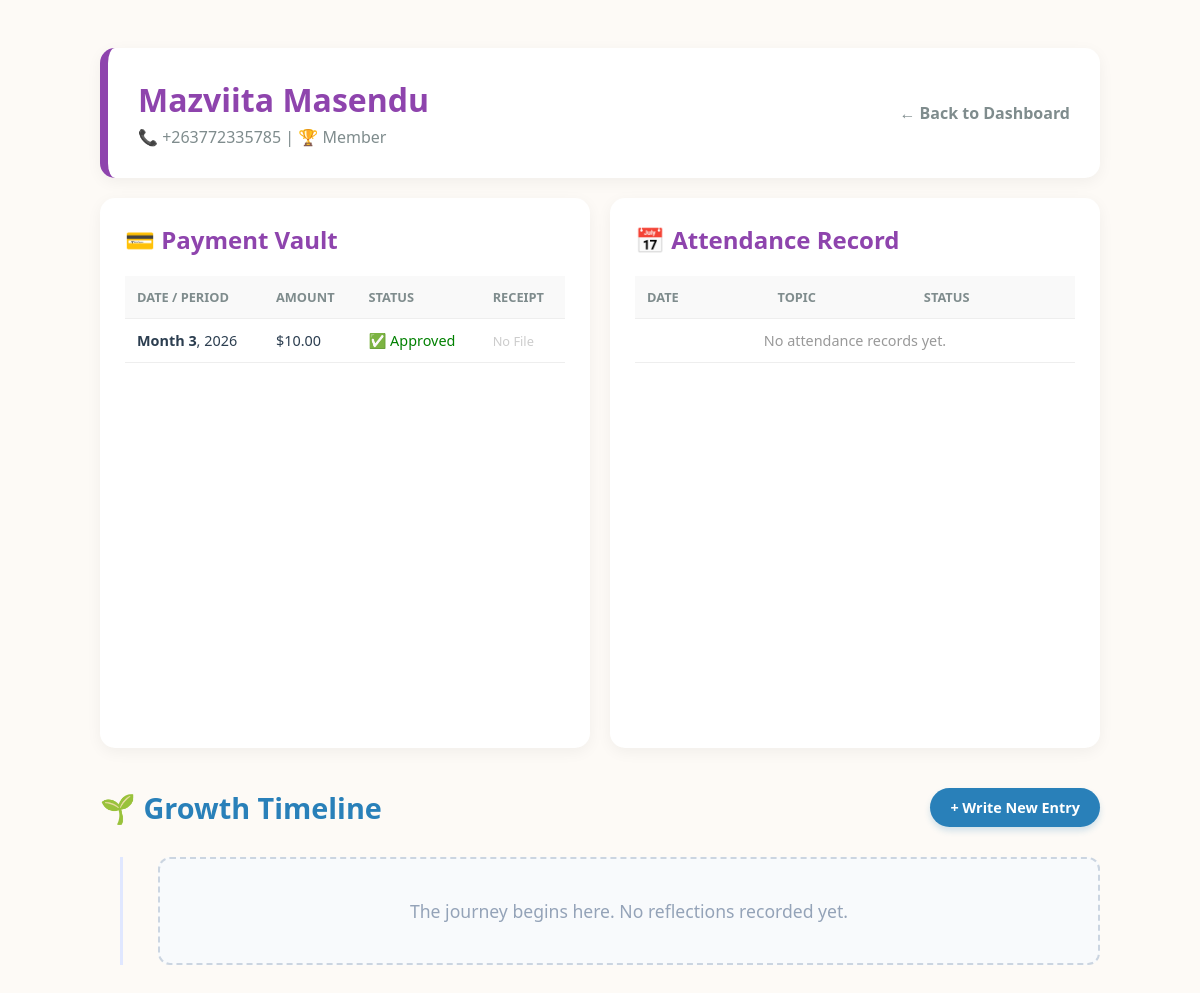
The page /member/5/ on the database its author committed.
### tracker/models.py (models this page shows, shortened)
class Member(models.Model):
    ROLE_CHOICES = [
        ("admin", "Admin"),
        ("member", "Member"),
    ]
    group = models.ForeignKey(
        Group, on_delete=models.CASCADE, related_name="members", null=True
    )
    is_exempt_from_paying = models.BooleanField(
        default=False,
        help_text="Check this for supervisors like Sis Trudy so they don't show as owing money.",
    )
    date_of_birth = models.DateField(blank=True, null=True)
    first_name = models.CharField(max_length=50)
    last_name = models.CharField(max_length=50)
    is_student = models.BooleanField(default=True, help_text="Uncheck this for Supervisors/Facilitators")
    phone_number = models.CharField(
        max_length=20, unique=True, help_text="WhatsApp number format: +263..."
    )
    role = models.CharField(max_length=10, choices=ROLE_CHOICES, default="member")
    is_active = models.BooleanField(default=True)

class Payment(models.Model):
    STATUS_CHOICES = [
        ("pending", "Pending"),
        ("approved", "Approved"),
        ("rejected", "Rejected"),
    ]
    MONTH_CHOICES = [
        (1, "January"),
        (2, "February"),
        (3, "March"),
        (4, "April"),
        (5, "May"),
        (6, "June"),
        (7, "July"),
        (8, "August"),
        (9, "September"),
        (10, "October"),
        (11, "November"),
        (12, "December"),
    ]
    METHOD_CHOICES = [
        ("bank", "Bank Transfer"),
        ("ecocash", "EcoCash"),
        ("physical", "Physical Cash / Receipt"),
    ]
    member = models.ForeignKey(
        "Member", on_delete=models.CASCADE, related_name="payments"
    )
    amount = models.DecimalField(max_digits=5, decimal_places=2, default=10.00)
    month = models.IntegerField(choices=MONTH_CHOICES)
    year = models.IntegerField(default=timezone.now().year)
    payment_method = models.CharField(
        max_length=15, choices=METHOD_CHOICES, default="bank"
    )
    receipt_image = models.ImageField(upload_to="receipts/%Y/%m/")
    status = models.CharField(max_length=10, choices=STATUS_CHOICES, default="pending")
    uploaded_at = models.DateTimeField(auto_now_add=True)
    admin_notes = models.CharField(max_length=255, blank=True, null=True)
    receipt_file = models.FileField(upload_to="receipts/", blank=True, null=True)
    class Meta:
        unique_together = ["member", "month", "year"]
        ordering = ["-uploaded_at"]
    receipt_hash = models.CharField(max_length=64, blank=True, null=True, unique=True)
    transaction_id = models.CharField(
        max_length=100,
        blank=True,
        null=True,
        help_text="Bank reference, EcoCash transaction ID, or receipt number",
    )

### tracker/views.py (the view)
# urls.py: path("member/<int:member_id>/", views.member_detail, name="member_detail"),
def member_detail(request, member_id):
    member = get_object_or_404(Member, id=member_id)
    attendances = Attendance.objects.filter(member=member).order_by("-meeting__date")
    payments = Payment.objects.filter(member=member).order_by("-year", "-month")
    reflections = (
        LessonReflection.objects.filter(member=member)
        .select_related("meeting__topic")
        .order_by("-meeting__date")
    )
    return render(
        request,
        "tracker/member_detail.html",
        {
            "member": member,
            "attendances": attendances,
            "payments": payments,
            "reflections": reflections,  # 👈 Make sure to pass it here!
        },
    )

### tracker/templates/tracker/member_detail.html (shortened to what this page needs)
<!DOCTYPE html>
<html lang="en">
<head>
</head>
<body>
<div class="profile-container">
    <div class="header-card">
        <div>
            <h1 style="margin: 0; color: var(--roots-purple);">{{ member.first_name }} {{ member.last_name }}</h1>
            <p style="margin: 5px 0 0 0; color: #7f8c8d;">📞 {{ member.phone_number }} | 🏆 {{ member.get_role_display|default:"Member" }}</p>
        </div>
        <a href="{% url 'dashboard' %}" style="text-decoration: none; color: #7f8c8d; font-weight: bold;">← Back to Dashboard</a>
    </div>
    <div class="grid-container">
        <div class="data-card">
            <h2 style="color: var(--roots-purple); margin-top: 0;">💳 Payment Vault</h2>
            <table>
                <thead>
                    <tr>
                        <th>Date / Period</th>
                        <th>Amount</th>
                        <th>Status</th>
                        <th>Receipt</th>
                    </tr>
                </thead>
                <tbody>
                    {% for payment in payments %}
                    <tr>
                        <td><strong>Month {{ payment.month }}</strong>, {{ payment.year }}</td>
                        <td>${{ payment.amount }}</td>
                        <td>
                            {% if payment.status == 'approved' %}
                                <span style="color: green;">✅ Approved</span>
                            {% else %}
                                <span style="color: orange;">⏳ Pending</span>
                            {% endif %}
                        </td>
                        <td>
                            {% if payment.receipt_file %}
                                <a href="{{ payment.receipt_file.url }}" target="_blank" class="receipt-btn">👁️ View</a>
                            {% else %}
                                <span style="color: #ccc; font-size: 0.8rem;">No File</span>
                            {% endif %}
                        </td>
                    </tr>
                    {% empty %}
                    <tr><td colspan="4" style="text-align: center; color: #999;">No payments recorded yet.</td></tr>
                    {% endfor %}
                </tbody>
            </table>
        </div>
        <div class="data-card">
            <h2 style="color: var(--roots-purple); margin-top: 0;">📅 Attendance Record</h2>
            <table>
                <thead>
                    <tr>
                        <th>Date</th>
                        <th>Topic</th>
                        <th>Status</th>
                    </tr>
                </thead>
                <tbody>
                    {% for record in attendances %}
                    <tr>
                        <td>{{ record.meeting.date|date:"M d, Y" }}</td>
                        <td>{{ record.meeting.topic.title|default:"No Topic" }}</td>
                        <td>
                            {% if record.mode == 'absent' %}
                                <span style="color: red; font-weight: bold;">Absent</span>
                            {% else %}
                                <span style="color: green;">{{ record.get_mode_display }}</span>
                            {% endif %}
                        </td>
                    </tr>
                    {% empty %}
                    <tr><td colspan="3" style="text-align: center; color: #999;">No attendance records yet.</td></tr>
                    {% endfor %}
                </tbody>
            </table>
        </div>
    </div>
<div style="margin-top: 40px;">
        <div style="display: flex; justify-content: space-between; align-items: center; margin-bottom: 30px;">
            <h2 style="color: #2980b9; margin: 0; font-size: 1.8rem;">🌱 Growth Timeline</h2>
            <a href="{% url 'write_reflection' member.id %}" class="receipt-btn" style="background: #2980b9; color: white; padding: 10px 20px; border-radius: 25px; font-size: 0.9rem; border: none; box-shadow: 0 4px 6px rgba(41, 128, 185, 0.2);">
                + Write New Entry
            </a>
        </div>
        <div style="border-left: 3px solid #e0e7ff; margin-left: 20px; padding-left: 35px; position: relative;">
            {% for ref in reflections %}
            <div style="background: white; border: 1px solid #e2e8f0; border-radius: 12px; padding: 25px; margin-bottom: 30px; box-shadow: 0 4px 15px rgba(0,0,0,0.03); position: relative;">
                <div style="position: absolute; left: -53px; top: 25px; background: white; border: 4px solid #2980b9; border-radius: 50%; width: 24px; height: 24px; display: flex; align-items: center; justify-content: center; box-shadow: 0 0 0 4px #fdfaf6;"></div>
                <div style="display: flex; justify-content: space-between; align-items: center; border-bottom: 2px dashed #f1f5f9; padding-bottom: 15px; margin-bottom: 20px;">
                    <h4 style="margin: 0; color: var(--roots-purple); font-size: 1.3rem;">
                        {{ ref.meeting.topic.title|default:"No Topic" }}
                    </h4>
                    <span style="background: #f8fafc; color: #64748b; padding: 6px 14px; border-radius: 20px; font-size: 0.85rem; font-weight: bold; border: 1px solid #e2e8f0;">
                        📅 {{ ref.meeting.date|date:"M d, Y" }}
                    </span>
                </div>
                <div style="font-size: 1.05rem; line-height: 1.8; color: #334155; font-family: 'Georgia', serif;">
                    {{ ref.my_answers|linebreaks }}
                </div>
            </div>
            {% empty %}
            <div style="background: #f8fafc; border-radius: 12px; padding: 40px; text-align: center; color: #94a3b8; border: 2px dashed #cbd5e1;">
                <p style="margin: 0; font-size: 1.1rem;">The journey begins here. No reflections recorded yet.</p>
            </div>
            {% endfor %}
        </div>
    </div>
</div>
</body>
</html>

### tracker/templates/tracker/member_detail.html (style rules this page uses)
:root { --roots-purple: #8e44ad; --roots-bg: #fdfaf6; --text-dark: #2c3e50; }
body { background: var(--roots-bg); font-family: 'Segoe UI', sans-serif; padding: 20px; color: var(--text-dark); }
.profile-container { max-width: 1000px; margin: 20px auto; }
.header-card { background: white; padding: 30px; border-radius: 15px; box-shadow: 0 4px 15px rgba(0,0,0,0.05); margin-bottom: 20px; border-left: 8px solid var(--roots-purple); display: flex; justify-content: space-between; align-items: center; }
.grid-container { display: grid; grid-template-columns: 1fr 1fr; gap: 20px; }
.data-card { background: white; padding: 25px; border-radius: 15px; box-shadow: 0 4px 15px rgba(0,0,0,0.05); height: 500px; overflow-y: auto; }
table { width: 100%; border-collapse: collapse; margin-top: 15px; }
th, td { padding: 12px; text-align: left; border-bottom: 1px solid #eee; font-size: 0.9rem; }
th { color: #7f8c8d; text-transform: uppercase; font-size: 0.8rem; background: #f9f9f9; position: sticky; top: 0; }
.receipt-btn { background: #e8f5e9; color: #2e7d32; padding: 5px 10px; border-radius: 5px; text-decoration: none; font-size: 0.8rem; font-weight: bold; border: 1px solid #c8e6c9; }

### rows shown on the page
Member: first_name "Mazviita", last_name "Masendu", phone_number "+263772335785", role "Member"
Payment: month "3", year "2026", amount "10.00", status "✅ Approved", shows "No File"
